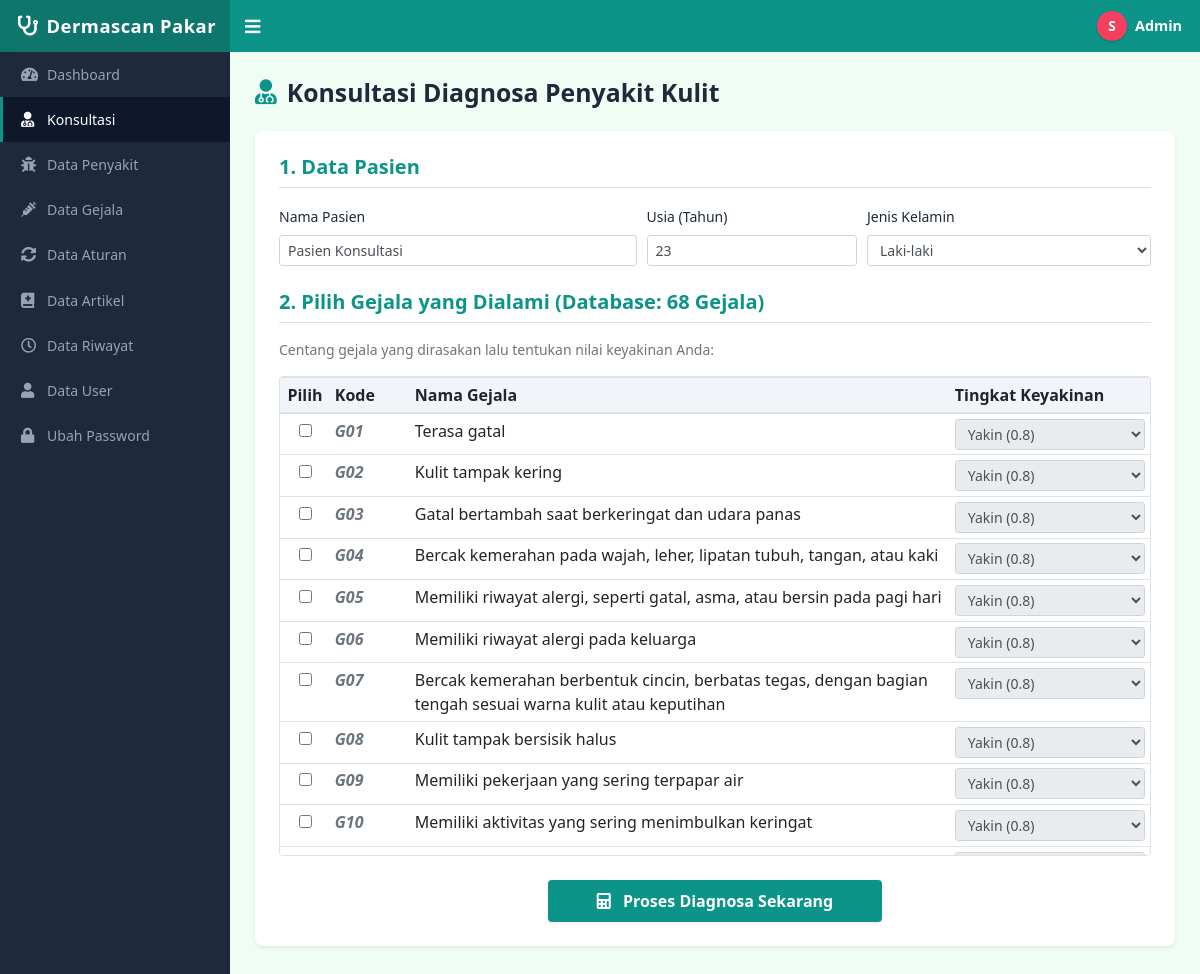
Screenshot of /?page=diagnosa with the database file from the repository.
### tables this page shows
CREATE TABLE `gejala` (
  `id_gejala` INT(11) NOT NULL AUTO_INCREMENT,
  `kode_gejala` VARCHAR(10) NOT NULL UNIQUE,
  `nama_gejala` VARCHAR(255) NOT NULL,
  `created_at` DATETIME DEFAULT CURRENT_TIMESTAMP,
  `updated_at` DATETIME DEFAULT CURRENT_TIMESTAMP ON UPDATE CURRENT_TIMESTAMP,
  PRIMARY KEY (`id_gejala`)
);

### index.php (the view, shortened to what this page needs)
<?php
require_once 'koneksi.php';
$page = isset($_GET['page']) ? $_GET['page'] : 'dashboard';
?>
<!DOCTYPE html>
<html lang="id">
<head>
  <link rel="stylesheet" href="https://cdn.jsdelivr.net/npm/bootstrap@4.6.2/dist/css/bootstrap.min.css">
  <link rel="stylesheet" href="https://cdnjs.cloudflare.com/ajax/libs/font-awesome/5.15.4/css/all.min.css">
</head>
<body>
  <header class="main-header">
    <div class="nav-left">
      <a href="?page=dashboard" class="brand-logo">
        <i class="fas fa-stethoscope"></i> Dermascan Pakar
      </a>
      <a href="#" class="sidebar-toggle" onclick="toggleSidebar(event)">
        <i class="fas fa-bars"></i>
      </a>
    </div>
    <div class="user-badge">
      <span class="user-avatar">S</span>
      <span>Admin</span>
    </div>
  </header>
  <div class="wrapper-container">
    <aside class="sidebar" id="sidebarNav">
      <ul class="sidebar-menu">
        <li class="<?= $page === 'dashboard' ? 'active' : '' ?>">
          <a href="?page=dashboard"><i class="fas fa-tachometer-alt"></i> Dashboard</a>
        </li>
        <li class="<?= $page === 'diagnosa' ? 'active' : '' ?>">
          <a href="?page=diagnosa"><i class="fas fa-user-md"></i> Konsultasi</a>
        </li>
        <li class="<?= $page === 'penyakit' ? 'active' : '' ?>">
          <a href="?page=penyakit"><i class="fas fa-bug"></i> Data Penyakit</a>
        </li>
        <li class="<?= $page === 'gejala' ? 'active' : '' ?>">
          <a href="?page=gejala"><i class="fas fa-syringe"></i> Data Gejala</a>
        </li>
        <li class="<?= $page === 'aturan' ? 'active' : '' ?>">
          <a href="?page=aturan"><i class="fas fa-sync-alt"></i> Data Aturan</a>
        </li>
        <li class="<?= $page === 'artikel' ? 'active' : '' ?>">
          <a href="?page=artikel"><i class="fas fa-book-medical"></i> Data Artikel</a>
        </li>
        <li class="<?= ($page === 'riwayat' || $page === 'hasil_diagnosa') ? 'active' : '' ?>">
          <a href="?page=riwayat"><i class="far fa-clock"></i> Data Riwayat</a>
        </li>
        <li class="<?= $page === 'user' ? 'active' : '' ?>">
          <a href="?page=user"><i class="fas fa-user"></i> Data User</a>
        </li>
        <li class="<?= $page === 'password' ? 'active' : '' ?>">
          <a href="?page=password"><i class="fas fa-lock"></i> Ubah Password</a>
        </li>
      </ul>
    </aside>
    <main class="content-area">
      <?php if ($page === 'dashboard'): ?>
        <div class="page-title">
          <i class="fas fa-tachometer-alt"></i> Dashboard Sistem Pakar
        </div>
        <div class="row">
          <div class="col-md-3 mb-3">
            <div class="card text-white p-3 shadow-sm border-0" style="background-color: var(--primary-teal); border-radius: 8px;">
              <div class="d-flex justify-content-between align-items-center">
                <div>
                  <h2 class="font-weight-bold mb-0">15</h2>
                  <div class="small font-weight-semibold">Data Penyakit</div>
                </div>
                <i class="fas fa-bug fa-2x opacity-75"></i>
              </div>
            </div>
          </div>
          <div class="col-md-3 mb-3">
            <div class="card text-white p-3 shadow-sm border-0" style="background-color: #0284C7; border-radius: 8px;">
              <div class="d-flex justify-content-between align-items-center">
                <div>
                  <h2 class="font-weight-bold mb-0">68</h2>
                  <div class="small font-weight-semibold">Data Gejala</div>
                </div>
                <i class="fas fa-syringe fa-2x opacity-75"></i>
              </div>
            </div>
          </div>
          <div class="col-md-3 mb-3">
            <div class="card text-white p-3 shadow-sm border-0" style="background-color: #EAB308; border-radius: 8px;">
              <div class="d-flex justify-content-between align-items-center">
                <div>
                  <h2 class="font-weight-bold mb-0">86</h2>
                  <div class="small font-weight-semibold">Basis Aturan (Rules)</div>
                </div>
                <i class="fas fa-sync-alt fa-2x opacity-75"></i>
              </div>
            </div>
          </div>
          <div class="col-md-3 mb-3">
            <div class="card text-white p-3 shadow-sm border-0" style="background-color: var(--accent-coral); border-radius: 8px;">
              <div class="d-flex justify-content-between align-items-center">
                <div>
                  <?php
                  $c_k = mysqli_fetch_assoc(mysqli_query($koneksi, "SELECT COUNT(*) as c FROM konsultasi"));
                  ?>
                  <h2 class="font-weight-bold mb-0"><?= $c_k['c'] ?></h2>
                  <div class="small font-weight-semibold">Riwayat Konsultasi</div>
                </div>
                <i class="far fa-clock fa-2x opacity-75"></i>
              </div>
            </div>
          </div>
        </div>
        <div class="card border-0 shadow-sm p-4 text-center mt-3 bg-white" style="border-radius: 10px;">
          <h4 class="font-weight-bold" style="color: var(--primary-teal);">Sistem Pakar Diagnosa Penyakit Kulit (Dermascan Pakar)</h4>
          <p class="text-muted small">Aplikasi ini terhubung langsung ke basis data MySQL `db_sistem_pakar_kulit` secara dinamis dengan metode Forward Chaining dan Certainty Factor.</p>
          <div class="mt-2">
            <a href="?page=diagnosa" class="btn text-white px-4 py-2 font-weight-bold shadow-sm" style="background-color: var(--primary-teal);">
              <i class="fas fa-play mr-1"></i> Mulai Konsultasi Baru
            </a>
            <a href="?page=riwayat" class="btn btn-outline-secondary px-4 py-2 ml-2 font-weight-semibold">
              <i class="far fa-chart-bar mr-1"></i> Lihat Data Riwayat & Grafik
            </a>
          </div>
        </div>
      <?php elseif ($page === 'diagnosa'): ?>
        <div class="page-title">
          <i class="fas fa-user-md"></i> Konsultasi Diagnosa Penyakit Kulit
        </div>
        <div class="card border-0 shadow-sm mb-4" style="border-radius: 8px;">
          <div class="card-body p-4">
            <form method="POST" action="">
              <h5 class="font-weight-bold mb-3 border-bottom pb-2" style="color: var(--primary-teal);">1. Data Pasien</h5>
              <div class="form-row mb-4">
                <div class="col-md-5">
                  <label class="font-weight-semibold small">Nama Pasien</label>
                  <input type="text" name="nama_pasien" class="form-control form-control-sm" value="Pasien Konsultasi" required>
                </div>
                <div class="col-md-3">
                  <label class="font-weight-semibold small">Usia (Tahun)</label>
                  <input type="number" name="usia" class="form-control form-control-sm" value="23" min="1" max="100" required>
                </div>
                <div class="col-md-4">
                  <label class="font-weight-semibold small">Jenis Kelamin</label>
                  <select name="jenis_kelamin" class="form-control form-control-sm">
                    <option value="Laki-laki">Laki-laki</option>
                  </select>
                </div>
              </div>
              <h5 class="font-weight-bold mb-3 border-bottom pb-2" style="color: var(--primary-teal);">2. Pilih Gejala yang Dialami (Database: 68 Gejala)</h5>
              <p class="text-muted small mb-3">Centang gejala yang dirasakan lalu tentukan nilai keyakinan Anda:</p>
              <div class="table-responsive border rounded" style="max-height: 480px; overflow-y: auto; background: #fff;">
                <table class="table table-sm table-hover mb-0">
                  <thead class="sticky-top" style="background-color: #F1F5F9;">
                    <tr>
                      <th class="text-center" style="width: 50px;">Pilih</th>
                      <th style="width: 80px;">Kode</th>
                      <th>Nama Gejala</th>
                      <th style="width: 200px;">Tingkat Keyakinan</th>
                    </tr>
                  </thead>
                  <tbody>
                    <?php
                    $q_gejala = mysqli_query($koneksi, "SELECT * FROM gejala ORDER BY id_gejala ASC");
                    while ($g = mysqli_fetch_assoc($q_gejala)):
                    ?>
                      <tr>
                        <td class="text-center">
                          <input type="checkbox" name="gejala[]" value="<?= $g['id_gejala'] ?>" id="chk_<?= $g['id_gejala'] ?>" onchange="toggleSelect(<?= $g['id_gejala'] ?>)">
                        </td>
                        <td class="font-weight-bold font-italic text-muted"><?= $g['kode_gejala'] ?></td>
                        <td>
                          <label for="chk_<?= $g['id_gejala'] ?>" class="mb-0 cursor-pointer"><?= htmlspecialchars($g['nama_gejala']) ?></label>
                        </td>
                        <td>
                          <select name="cf_user[<?= $g['id_gejala'] ?>]" id="cf_<?= $g['id_gejala'] ?>" class="form-control form-control-sm" disabled>
                            <option value="0.8" selected>Yakin (0.8)</option>
                          </select>
                        </td>
                      </tr>
                    <?php endwhile; ?>
                  </tbody>
                </table>
              </div>
              <div class="mt-4 text-center">
                <button type="submit" name="proses_diagnosa" class="btn text-white px-5 py-2 font-weight-bold shadow-sm" style="background-color: var(--primary-teal);">
                  <i class="fas fa-calculator mr-2"></i> Proses Diagnosa Sekarang
                </button>
              </div>
            </form>
          </div>
        </div>
      <?php else: ?>
        <script>window.location.href = "?page=dashboard";</script>
      <?php endif; ?>
    </main>
  </div>
</body>
</html>

### index.php (style rules this page uses)
:root { --primary-teal: #0D9488; --primary-dark: #0F766E; --secondary-slate: #475569; --bg-mint-soft: #F0FDF4; --accent-coral: #F43F5E; --sidebar-dark: #1E293B; --sidebar-active: #0F172A; }
body { background-color: var(--bg-mint-soft); color: #1E293B; font-family: 'Segoe UI', Tahoma, Geneva, Verdana, sans-serif; margin: 0; padding: 0; }
.main-header { background-color: var(--primary-teal); height: 52px; display: flex; align-items: center; justify-content: space-between; padding: 0 18px 0 0; color: #fff; box-shadow: 0 2px 4px rgba(13, 148, 136, 0.15); }
.main-header .brand-logo { background-color: var(--primary-dark); width: 230px; height: 52px; display: flex; align-items: center; padding-left: 18px; font-weight: 700; font-size: 1.15rem; letter-spacing: 0.5px; color: #fff; text-decoration: none; }
.main-header .brand-logo i { margin-right: 8px; font-size: 1.25rem; }
.main-header .nav-left { display: flex; align-items: center; }
.main-header .sidebar-toggle { color: #fff; padding: 0 15px; cursor: pointer; font-size: 1.1rem; text-decoration: none; }
.user-badge { display: flex; align-items: center; color: #fff; font-size: 0.9rem; font-weight: 600; }
.user-avatar { background-color: var(--accent-coral); color: #fff; width: 30px; height: 30px; border-radius: 50%; display: inline-flex; align-items: center; justify-content: center; font-weight: bold; font-size: 0.85rem; margin-right: 8px; box-shadow: 0 1px 3px rgba(0,0,0,0.2); }
.wrapper-container { display: flex; min-height: calc(100vh - 52px); }
.sidebar { width: 230px; background-color: var(--sidebar-dark); flex-shrink: 0; box-shadow: 2px 0 6px rgba(0,0,0,0.06); }
.sidebar-menu { list-style: none; padding: 0; margin: 0; }
.sidebar-menu li a { display: flex; align-items: center; padding: 12px 18px; color: #94A3B8; text-decoration: none; font-size: 0.88rem; font-weight: 500; border-left: 3px solid transparent; transition: all 0.2s; }
.sidebar-menu li a:hover, .sidebar-menu li.active a { color: #fff; background-color: var(--sidebar-active); border-left-color: var(--primary-teal); }
.sidebar-menu li a i { width: 26px; font-size: 0.95rem; }
.content-area { flex-grow: 1; padding: 22px 25px; background-color: var(--bg-mint-soft); }
.page-title { color: var(--sidebar-dark); font-size: 1.55rem; font-weight: 600; margin-bottom: 20px; display: flex; align-items: center; }
.page-title i { color: var(--primary-teal); margin-right: 10px; }

### rows the page displays
gejala: kode_gejala "G01", nama_gejala "Terasa gatal", id_gejala "Yakin (0.8)"
gejala: kode_gejala "G02", nama_gejala "Kulit tampak kering", id_gejala "Yakin (0.8)"
gejala: kode_gejala "G03", nama_gejala "Gatal bertambah saat berkeringat dan udara panas", id_gejala "Yakin (0.8)"
gejala: kode_gejala "G04", nama_gejala "Bercak kemerahan pada wajah, leher, lipatan tubuh, tangan, atau kaki", id_gejala "Yakin (0.8)"
gejala: kode_gejala "G05", nama_gejala "Memiliki riwayat alergi, seperti gatal, asma, atau bersin pada pagi hari", id_gejala "Yakin (0.8)"
gejala: kode_gejala "G06", nama_gejala "Memiliki riwayat alergi pada keluarga", id_gejala "Yakin (0.8)"
gejala: kode_gejala "G07", nama_gejala "Bercak kemerahan berbentuk cincin, berbatas tegas, dengan bagian tengah sesuai warna kulit atau keputihan", id_gejala "Yakin (0.8)"
gejala: kode_gejala "G08", nama_gejala "Kulit tampak bersisik halus", id_gejala "Yakin (0.8)"
gejala: kode_gejala "G09", nama_gejala "Memiliki pekerjaan yang sering terpapar air", id_gejala "Yakin (0.8)"
gejala: kode_gejala "G10", nama_gejala "Memiliki aktivitas yang sering menimbulkan keringat", id_gejala "Yakin (0.8)"
gejala: id_gejala "Yakin (0.8)"
